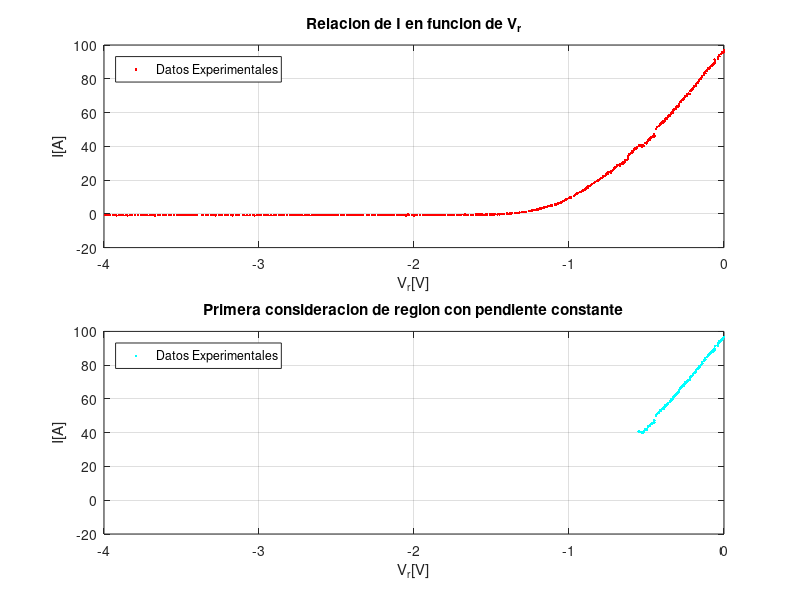
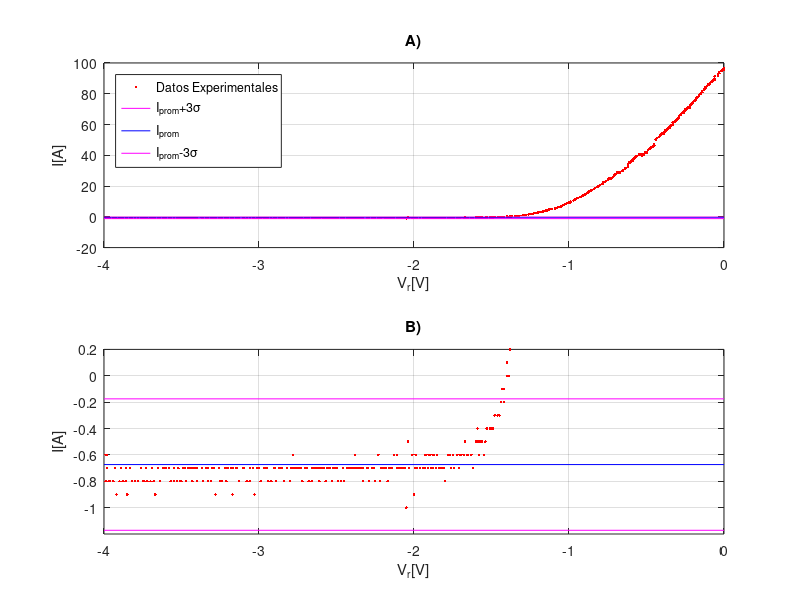
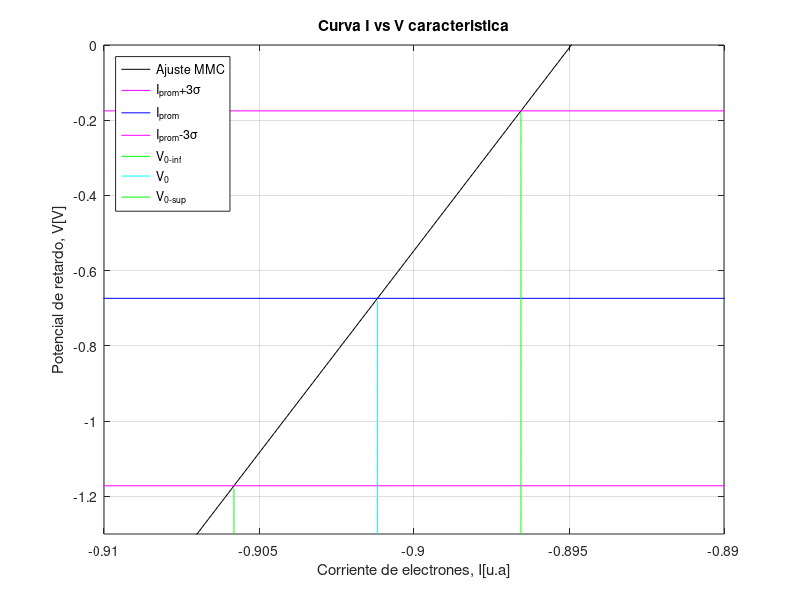

MATLAB code for these plots, in order:
clear all; close all;
Vr = [0	0	0	-0.01	-0.01	-0.02	-0.02	-0.03	-0.03	-0.04	-0.04	-0.06	-0.06	-0.06	-0.07	-0.07	-0.08	-0.08	-0.09	-0.09	-0.1	-0.1	-0.11	-0.12	-0.12	-0.13	-0.13	-0.14	-0.14	-0.15	-0.15	-0.16	-0.16	-0.17	-0.17	-0.18	-0.18	-0.18	-0.19	-0.19	-0.2	-0.2	-0.21	-0.21	-0.22	-0.22	-0.23	-0.23	-0.24	-0.24	-0.25	-0.25	-0.26	-0.26	-0.27	-0.28	-0.28	-0.29	-0.29	-0.29	-0.3	-0.3	-0.31	-0.31	-0.32	-0.32	-0.33	-0.33	-0.33	-0.34	-0.34	-0.35	-0.35	-0.36	-0.36	-0.37	-0.37	-0.38	-0.38	-0.39	-0.39	-0.39	-0.4	-0.41	-0.41	-0.41	-0.42	-0.43	-0.44	-0.45	-0.45	-0.45	-0.46	-0.46	-0.46	-0.47	-0.48	-0.48	-0.49	-0.49	-0.5	-0.5	-0.51	-0.52	-0.52	-0.53	-0.53	-0.54	-0.55	-0.55	-0.56	-0.57	-0.57	-0.58	-0.59	-0.59	-0.59	-0.6	-0.61	-0.61	-0.62	-0.62	-0.62	-0.63	-0.64	-0.64	-0.64	-0.65	-0.65	-0.66	-0.67	-0.67	-0.68	-0.69	-0.69	-0.7	-0.7	-0.7	-0.71	-0.72	-0.73	-0.73	-0.73	-0.74	-0.75	-0.75	-0.76	-0.77	-0.77	-0.78	-0.78	-0.79	-0.8	-0.81	-0.81	-0.82	-0.83	-0.84	-0.85	-0.86	-0.86	-0.87	-0.88	-0.88	-0.89	-0.9	-0.9	-0.91	-0.92	-0.93	-0.94	-0.95	-0.96	-0.96	-0.97	-0.99	-0.99	-1	-1.01	-1.02	-1.03	-1.03	-1.04	-1.05	-1.05	-1.06	-1.07	-1.08	-1.08	-1.09	-1.11	-1.11	-1.12	-1.13	-1.14	-1.14	-1.15	-1.16	-1.17	-1.17	-1.18	-1.19	-1.2	-1.2	-1.21	-1.22	-1.23	-1.24	-1.25	-1.26	-1.28	-1.28	-1.29	-1.3	-1.32	-1.33	-1.34	-1.35	-1.35	-1.37	-1.38	-1.39	-1.4	-1.4	-1.42	-1.42	-1.43	-1.44	-1.45	-1.46	-1.48	-1.49	-1.5	-1.5	-1.51	-1.53	-1.54	-1.55	-1.56	-1.57	-1.58	-1.58	-1.59	-1.59	-1.59	-1.59	-1.59	-1.6	-1.62	-1.63	-1.63	-1.65	-1.66	-1.67	-1.68	-1.7	-1.71	-1.72	-1.74	-1.75	-1.76	-1.77	-1.78	-1.8	-1.81	-1.82	-1.83	-1.84	-1.85	-1.86	-1.87	-1.88	-1.88	-1.89	-1.9	-1.91	-1.92	-1.93	-1.93	-1.94	-1.96	-1.96	-1.98	-1.98	-1.99	-1.99	-1.99	-2	-2.01	-2.03	-2.04	-2.05	-2.06	-2.07	-2.08	-2.09	-2.1	-2.11	-2.11	-2.13	-2.14	-2.15	-2.16	-2.17	-2.18	-2.19	-2.21	-2.21	-2.22	-2.23	-2.25	-2.26	-2.27	-2.29	-2.3	-2.3	-2.33	-2.33	-2.34	-2.35	-2.36	-2.37	-2.38	-2.38	-2.38	-2.39	-2.4	-2.41	-2.42	-2.43	-2.45	-2.46	-2.47	-2.49	-2.5	-2.51	-2.52	-2.53	-2.54	-2.55	-2.56	-2.57	-2.58	-2.58	-2.59	-2.61	-2.61	-2.62	-2.63	-2.64	-2.65	-2.66	-2.66	-2.68	-2.69	-2.7	-2.72	-2.73	-2.74	-2.75	-2.76	-2.77	-2.77	-2.78	-2.78	-2.79	-2.79	-2.8	-2.82	-2.82	-2.84	-2.85	-2.86	-2.86	-2.87	-2.89	-2.9	-2.9	-2.92	-2.94	-2.95	-2.96	-2.97	-2.99	-3	-3.01	-3.03	-3.04	-3.06	-3.06	-3.08	-3.1	-3.1	-3.13	-3.14	-3.15	-3.17	-3.17	-3.18	-3.2	-3.21	-3.21	-3.22	-3.24	-3.25	-3.26	-3.28	-3.29	-3.3	-3.31	-3.33	-3.33	-3.34	-3.36	-3.37	-3.37	-3.37	-3.4	-3.4	-3.41	-3.42	-3.43	-3.43	-3.44	-3.45	-3.46	-3.47	-3.48	-3.49	-3.5	-3.51	-3.52	-3.53	-3.55	-3.55	-3.57	-3.58	-3.58	-3.58	-3.6	-3.6	-3.61	-3.62	-3.64	-3.64	-3.65	-3.67	-3.68	-3.69	-3.7	-3.72	-3.73	-3.74	-3.75	-3.76	-3.76	-3.78	-3.8	-3.8	-3.82	-3.83	-3.83	-3.85	-3.86	-3.86	-3.88	-3.89	-3.9	-3.92	-3.93	-3.94	-3.96	-3.97	-3.97	-3.98	-3.98	-3.98	-3.99	-3.99];
I = [95.7	96.7	96.6	95.9	95.2	94.7	94.8	94.2	93.4	93	91.6	91.3	89.8	89.1	88.6	88.1	88.1	87.5	87	86.7	86.3	85.7	85	84.3	83.4	83	82.3	81.8	81	80.1	79.9	79.2	78.7	78	77.6	77	76.6	76.1	75.7	75.4	74.5	74.2	73.7	73.1	72.8	71.1	71.3	70.9	70.8	70.2	69.8	69.1	68.5	67.8	67.4	66.7	66.1	65.2	64.9	64.1	63.8	63.3	62.9	62.2	62	61.5	61.3	60.6	60	59.8	59.1	58.7	58.1	57.7	57.4	56.9	56.2	56	55.3	55	54.1	54	54.1	53.6	52.9	52.7	52	51.4	50.3	47.2	45.9	46.3	45.9	45.7	45.5	45.1	44.5	43.9	43.3	43.6	42.3	41.6	41.8	40.6	40.1	39.7	40.4	40.5	40.8	40.2	39.4	39.1	38.6	38	37.3	36.7	36.2	35.9	35.6	34.9	34.4	32.9	32.6	31.8	31.8	31	30.9	30.4	29.9	29.8	29.3	28.7	28.8	28.9	28.4	27.6	27.9	27.4	26.9	25.6	24.4	24.4	25.1	24.9	24.5	23.9	23.3	22.5	22.5	22.3	21.7	21.2	20.8	20.1	19.7	19.3	18.8	18.2	17.6	17	16.8	16.5	16.1	15.4	14.9	14.5	14.2	13.8	13.2	12.8	12.4	12	11.3	11	10.6	10	9.4	9.2	8.9	8.4	7.9	7.8	7.6	7	6.8	6.5	6.2	5.9	5.6	5.5	5.2	5	4.9	4.7	4.3	4.2	4	3.8	3.4	3.4	3.2	3.1	2.9	2.6	2.6	2.4	2.1	1.9	1.8	1.6	1.2	1.2	1	1	0.7	0.6	0.5	0.4	0.4	0.3	0.2	0	0.1	0	-0.1	-0.2	-0.1	-0.2	-0.3	-0.3	-0.3	-0.4	-0.4	-0.4	-0.4	-0.4	-0.5	-0.6	-0.5	-0.5	-0.6	-0.5	-0.5	-0.5	-0.5	-0.4	-0.5	-0.5	-0.7	-0.6	-0.6	-0.6	-0.6	-0.5	-0.6	-0.6	-0.7	-0.6	-0.7	-0.6	-0.7	-0.6	-0.6	-0.8	-0.7	-0.7	-0.7	-0.7	-0.6	-0.7	-0.6	-0.7	-0.6	-0.7	-0.6	-0.7	-0.6	-0.7	-0.6	-0.7	-0.7	-0.7	-0.7	-0.7	-0.7	-0.6	-0.6	-0.9	-0.6	-0.7	-0.5	-1	-0.7	-0.7	-0.7	-0.7	-0.7	-0.6	-0.7	-0.6	-0.7	-0.7	-0.7	-0.8	-0.7	-0.7	-0.7	-0.7	-0.8	-0.6	-0.8	-0.7	-0.7	-0.8	-0.7	-0.7	-0.8	-0.7	-0.7	-0.7	-0.7	-0.7	-0.7	-0.7	-0.6	-0.7	-0.7	-0.7	-0.7	-0.7	-0.8	-0.7	-0.8	-0.8	-0.7	-0.7	-0.7	-0.8	-0.7	-0.7	-0.7	-0.8	-0.7	-0.7	-0.7	-0.8	-0.7	-0.7	-0.7	-0.7	-0.7	-0.8	-0.7	-0.8	-0.7	-0.7	-0.8	-0.7	-0.7	-0.7	-0.7	-0.7	-0.7	-0.7	-0.6	-0.7	-0.7	-0.8	-0.7	-0.7	-0.8	-0.7	-0.7	-0.7	-0.7	-0.8	-0.7	-0.7	-0.8	-0.8	-0.7	-0.7	-0.7	-0.8	-0.7	-0.7	-0.9	-0.7	-0.8	-0.7	-0.8	-0.7	-0.7	-0.8	-0.7	-0.7	-0.9	-0.7	-0.7	-0.7	-0.8	-0.7	-0.7	-0.8	-0.8	-0.7	-0.9	-0.7	-0.7	-0.8	-0.8	-0.7	-0.7	-0.8	-0.7	-0.7	-0.7	-0.8	-0.7	-0.7	-0.7	-0.8	-0.7	-0.7	-0.7	-0.7	-0.8	-0.7	-0.7	-0.8	-0.8	-0.7	-0.8	-0.8	-0.7	-0.8	-0.7	-0.7	-0.7	-0.7	-0.7	-0.7	-0.7	-0.8	-0.8	-0.7	-0.9	-0.8	-0.7	-0.8	-0.8	-0.7	-0.8	-0.8	-0.7	-0.7	-0.8	-0.8	-0.8	-0.8	-0.7	-0.7	-0.9	-0.8	-0.7	-0.8	-0.7	-0.8	-0.9	-0.7	-0.8	-0.8	-0.8	-0.8	-0.7	-0.6	-0.7	-0.8	-0.6]; 

volmax = -1.37; %%%%%%%%%%%%%%%%%%%% se selecciona el valor de voltaje hasta el que se considera, inicialmente, que esta el 0
N=find(Vr == volmax); n = 0; x(1) = 0; y(1) = 0;
for n = N:size(Vr,2)
  x(n-(N-1)) = Vr(n);
  y(n-(N-1)) = I(n);
end

prom=mean(y)
destan=std(y) 
size(y,2)

xx = -4:1:0; Iinf =prom-3*destan; Iprom=prom; Isup= prom+3*destan; 
yysup = Isup*ones(1,5);
yyprom = Iprom*ones(1,5);
yyinf = Iinf*ones(1,5);

volmin = -0.55; %%%%%%%%%%%%%%%%%%%% <------------SELECCIONAR el valor de voltaje desde el que se considera, inicialmente, que la pendiente es constante y != 0
in=find(Vr == volmin); x2 = Vr(3:in); y2 = I(3:in);

%%%%%%%%%%%%%%%%%%%%%%%%%%%%%%%%%%%%%%%%%%% Minimos Cuadrados %%%%%%%%%%%%%%%%%%%%%%%%%%%%%%%%%%%%%%%%%%%%%%
size(x2)
size(y2)
Nin = size(x2)(2)
format long
sx2y2 = sum(x2.*y2); sx2x2 = sum(x2.*x2); sy2y2 = sum(y2.*y2); sx2 = sum(x2); sy2 = sum(y2);
a = (((Nin)*(sx2y2))-((sx2)*(sy2)))/(((Nin)*(sx2x2))-((sx2)*(sx2)))
b = (((sx2x2)*(sy2))-((sx2)*(sx2y2)))/(((Nin)*(sx2x2))-((sx2)*(sx2)))
e = (y2-((a*x2)+b)).^2; sei = sum(e);
iNincertidumbrea=sqrt((sei)/(Nin-2))*sqrt((Nin)/(((Nin)*(sx2x2))-((sx2)*(sx2))))
iNincertidumbreb=sqrt((sei)/(Nin-2))*sqrt((sx2x2)/(((Nin)*(sx2x2))-((sx2)*(sx2))))
r = (((Nin)*(sx2y2))-((sx2)*(sy2)))/(sqrt(((Nin)*(sx2x2))-((sx2)*(sx2)))*sqrt(((Nin)*(sy2y2))-((sy2)*(sy2))))

%%%%%%%%%%%%%%%%%%%%%%%%%%%%%%%%%%%%%%%%%% Calculo de puntos de corte %%%%%%%%%%%%%%%%%%%%%%%%%%%%%%%%%%%%%%%%%%%%%%%%%%%%%%%%%%%%%%%%%%
Voinf = (Isup-b)/(a);Vo = (Iprom-b)/(a);Vosup = (Iinf-b)/(a);
yf1= -1.3:0.01:Isup;
xf1= Voinf*ones(1,length(yf1));
yf2= -1.3:0.01:Iprom;
xf2= Vo*ones(1,length(yf2));
yf3= -1.3:0.01:Iinf;
xf3= Vosup*ones(1,length(yf3));
xx2 = -1.2:0.01:1;
yy2 = a.*xx2+b; %vectores para graficar la recta del ajuste, para evidenciar el corte con el eje I=0 en la grafica inicial (1) 

figure(1);clf;
subplot(2,2,1:2);plot (Vr,I,'r.');grid on;xlabel('V_{r}[V]');ylabel('I[A]');legend('Datos Experimentales','Location','northwest');title('Relacion de I en funcion de V_{r}')
subplot(2,2,3:4);plot (x2,y2,'c.');grid on;axis([-4 0 -20 100]);xlabel('V_{r}[V]');ylabel('I[A]');legend('Datos Experimentales','Location','northwest'); title('Primera consideracion de region con pendiente constante')

figure(2);clf;
subplot(2,1,1); plot (Vr,I,'r.',xx,yysup,'m-',xx,yyprom,'b-',xx,yyinf,'m-');grid on; axis([-4 0 -20 100]);title('A)');xlabel('V_{r}[V]');ylabel('I[A]');legend('Datos Experimentales','I_{prom}+3\sigma','I_{prom}','I_{prom}-3\sigma','Location','northwest')
subplot(2,1,2); plot (Vr,I,'r.',xx,yysup,'m-',xx,yyprom,'b-',xx,yyinf,'m-');grid on; title('B)'); xlabel('V_{r}[V]');ylabel('I[A]');axis([-4 0 -1.2 0.2])

figure(3); clf;
plot(xx2,yy2,'k-',xx,yysup,'m-',xx,yyprom,'b-',xx,yyinf,'m-',xf1,yf1,'g',xf2,yf2,'c',xf3,yf3,'g');grid on; axis([-0.91 -0.89 -1.3 0]);xlabel('Corriente de electrones, I[u.a]');ylabel('Potencial de retardo, V[V]'); title('Curva I vs V caracteristica'); legend('Ajuste MMC','I_{prom}+3\sigma','I_{prom}','I_{prom}-3\sigma','V_{0-inf}','V_{0}','V_{0-sup}','Location','northwest')
%%%%%%%%%%%%% Informacion final de interes
Iinf
Iprom
Isup
Voinf
Vosup
Vo
deltaVo1 = Vo-Vosup
